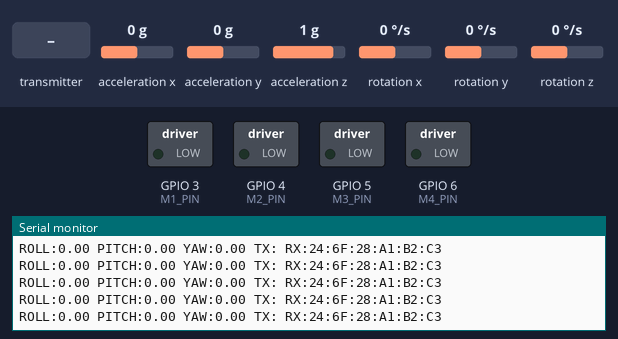
A sketch run on a simulated ESP32-C3. On the bench: switched loads named in the sketch (green lamp = pin HIGH), the last lines printed to the serial monitor. Wiring (inferred from the names in the program): MPU-6050 motion sensor at I2C address 0x68. The test bench sets the inputs (shaded band); at power-on: acceleration x 0 g, acceleration y 0 g, acceleration z 1 g, rotation x 0 °/s, rotation y 0 °/s, rotation z 0 °/s. EEPROM starts erased.

Above: at 6.0 s.
6.1 s: the transmitter starts sending ch.0 = 0
At 6.43 s:
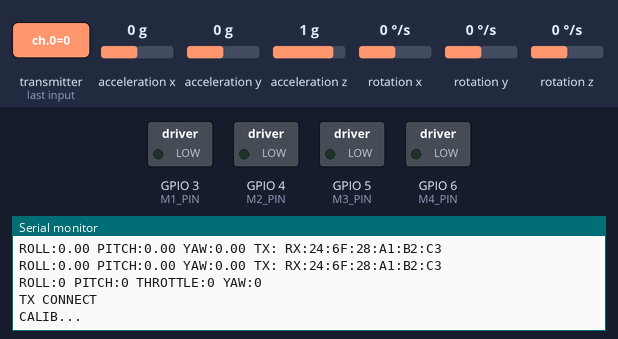
At 6.93 s:
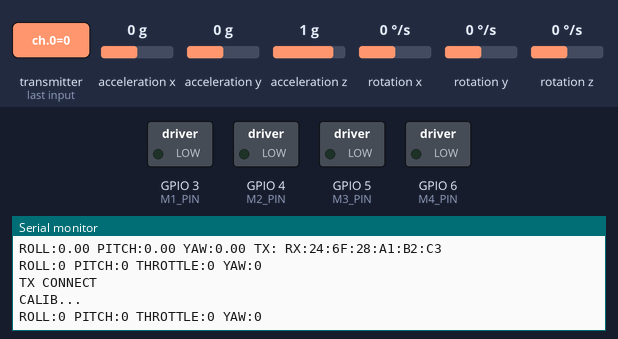

The sketch:

DIY_RX_ESP32_SUPERMINI_C3_V1.ino
```cpp
// ============================================================
// ESP32-C3 DRONE RX FULL FIX
// FULL FEATURES + FULL UI + REALTIME VALUES
// ONLY LIB:
// Arduino.h
// WiFi.h
// esp_now.h
// WebServer.h
// WebSocketsServer.h
// Preferences.h
// Wire.h
// ============================================================

#include <Arduino.h>
#include <WiFi.h>
#include <esp_now.h>
#include <WebServer.h>
#include <WebSocketsServer.h>
#include <Preferences.h>
#include <Wire.h>

// ============================================================
// WIFI
// ============================================================

WebServer server(80);
WebSocketsServer ws(81);
Preferences prefs;

// ============================================================
// MPU6050
// ============================================================

#define MPU_ADDR 0x68

int SDA_PIN = 8;
int SCL_PIN = 9;

// ============================================================
// MOTOR
// ============================================================

#define M1_PIN 3
#define M2_PIN 4
#define M3_PIN 5
#define M4_PIN 6

int PWM_MIN = 80;
int PWM_MAX = 255;

// ============================================================
// MOTOR POSITION
// ============================================================

int POSITION_M1 = 0;
int POSITION_M2 = 1;
int POSITION_M3 = 2;
int POSITION_M4 = 3;

// ============================================================
// MOTOR TRIM
// ============================================================

int TrimM1 = 0;
int TrimM2 = 0;
int TrimM3 = 0;
int TrimM4 = 0;

// ============================================================
// SENSOR
// ============================================================

float roll = 0;
float pitch = 0;
float yaw = 0;

float gxOffset = 0;
float gyOffset = 0;
float gzOffset = 0;

float rollOffset = 0;
float pitchOffset = 0;

// ============================================================
// RX DATA
// ============================================================

typedef struct {
  uint16_t ch[4];
} RXData;

RXData rx;

// ============================================================
// MAC
// ============================================================

String rxMAC = "";
String txMAC = "";

// ============================================================
// FAILSAFE
// ============================================================

unsigned long lastRX = 0;
bool rxFail = true;
bool prevFail = true;

// ============================================================
// PID
// ============================================================

struct PID{

  float kp;
  float ki;
  float kd;

  float integral;
  float lastError;
};

PID pidRoll;
PID pidPitch;
PID pidYaw;

// ============================================================
// TIMER
// ============================================================

unsigned long lastMicros = 0;

// ============================================================
// HTML
// ============================================================

const char HTML[] PROGMEM = R"rawliteral(

<!DOCTYPE html>
<html>

<head>

<meta charset="utf-8">
<meta name="viewport" content="width=device-width,initial-scale=1">

<title>ESP32 DRONE RX</title>

<style>

body{
  margin:0;
  background:#0f172a;
  color:white;
  font-family:Arial;
  padding:10px;
}

.card{
  background:#1e293b;
  border-radius:14px;
  padding:12px;
  margin-bottom:10px;
}

.title{
  font-size:18px;
  font-weight:bold;
  margin-bottom:10px;
}

.bar{
  width:100%;
  height:14px;
  background:#334155;
  border-radius:8px;
  overflow:hidden;
  margin-bottom:8px;
}

.fill{
  height:100%;
  width:0%;
  background:#00e5ff;
}

.motor{
  background:#ff5252;
}

.val{
  color:#00e5ff;
  font-weight:bold;
}

input{
  width:100%;
  padding:8px;
  border:none;
  border-radius:8px;
  background:#111827;
  color:white;
  margin-top:4px;
  margin-bottom:8px;
  box-sizing:border-box;
}

button{
  width:100%;
  border:none;
  border-radius:10px;
  padding:10px;
  background:#00c853;
  color:white;
  font-weight:bold;
  margin-top:8px;
}

#status{
  text-align:center;
  font-size:24px;
  font-weight:bold;
  margin-bottom:10px;
}

.grid{
  display:grid;
  grid-template-columns:1fr 1fr;
  gap:10px;
}

</style>

</head>

<body>

<div id="status">
FAILSAFE
</div>

<div class="card">

<div class="title">
MAC
</div>

<div>
RX:
<span class="val" id="rxmac">
-
</span>
</div>

<div>
TX:
<span class="val" id="txmac">
-
</span>
</div>

</div>

<div class="card">

<div class="title">
SENSOR
</div>

<div>
ROLL:
<span class="val" id="roll">
0
</span>
</div>

<div>
PITCH:
<span class="val" id="pitch">
0
</span>
</div>

<div>
YAW:
<span class="val" id="yaw">
0
</span>
</div>

</div>

<div class="card">

<div class="title">
CHANNEL
</div>

ROLL
<div class="bar">
<div class="fill" id="c1"></div>
</div>

PITCH
<div class="bar">
<div class="fill" id="c2"></div>
</div>

THROTTLE
<div class="bar">
<div class="fill" id="c3"></div>
</div>

YAW
<div class="bar">
<div class="fill" id="c4"></div>
</div>

</div>

<div class="card">

<div class="title">
MOTORS
</div>

M1
<div class="bar">
<div class="fill motor" id="m1"></div>
</div>

M2
<div class="bar">
<div class="fill motor" id="m2"></div>
</div>

M3
<div class="bar">
<div class="fill motor" id="m3"></div>
</div>

M4
<div class="bar">
<div class="fill motor" id="m4"></div>
</div>

</div>

<div class="card">

<div class="title">
PWM MIN/MAX
</div>

PWM MIN
<input id="pmin">

PWM MAX
<input id="pmax">

<button onclick="savePWM()">
SAVE PWM
</button>

</div>

<div class="card">

<div class="title">
PID
</div>

ROLL KP
<input id="rkp">

ROLL KI
<input id="rki">

ROLL KD
<input id="rkd">

PITCH KP
<input id="pkp">

PITCH KI
<input id="pki">

PITCH KD
<input id="pkd">

YAW KP
<input id="ykp">

YAW KI
<input id="yki">

YAW KD
<input id="ykd">

<button onclick="savePID()">
SAVE PID
</button>

</div>

<div class="card">

<div class="title">
CALIBRATE
</div>

<button onclick="calib()">
CALIB SENSOR
</button>

</div>

<script>

function el(id){
  return document.getElementById(id);
}

function setBar(id,v){

  v=Math.max(0,Math.min(100,v));

  el(id).style.width=v+"%";
}

let ws;

function connectWS(){

  ws=new WebSocket(
    "ws://"+location.hostname+":81/"
  );

  ws.onopen=function(){

    console.log("WS CONNECT");
  };

  ws.onclose=function(){

    console.log("WS CLOSE");

    setTimeout(connectWS,1000);
  };

  ws.onerror=function(e){

    console.log(e);
  };

  ws.onmessage=function(e){

    let d=JSON.parse(e.data);

    // =========================
    // STATUS
    // =========================

    if(d.fail){

      el("status").innerText="FAILSAFE";
      el("status").style.color="red";

    }else{

      el("status").innerText="CONNECTED";
      el("status").style.color="lime";
    }

    // =========================
    // MAC
    // =========================

    el("rxmac").innerText=d.rxmac || "-";
    el("txmac").innerText=d.txmac || "-";

    // =========================
    // SENSOR
    // =========================

    el("roll").innerText=d.roll;
    el("pitch").innerText=d.pitch;
    el("yaw").innerText=d.yaw;

    // =========================
    // CHANNEL
    // =========================

    setBar("c1",(d.ch1-1000)/10);
    setBar("c2",(d.ch2-1000)/10);
    setBar("c3",(d.ch3-1000)/10);
    setBar("c4",(d.ch4-1000)/10);

    // =========================
    // MOTOR
    // =========================

    setBar("m1",d.m1/2.55);
    setBar("m2",d.m2/2.55);
    setBar("m3",d.m3/2.55);
    setBar("m4",d.m4/2.55);

    // =========================
    // INIT
    // =========================

    if(!window.init){

      el("pmin").value=d.pwmMin;
      el("pmax").value=d.pwmMax;

      el("rkp").value=d.rkp;
      el("rki").value=d.rki;
      el("rkd").value=d.rkd;

      el("pkp").value=d.pkp;
      el("pki").value=d.pki;
      el("pkd").value=d.pkd;

      el("ykp").value=d.ykp;
      el("yki").value=d.yki;
      el("ykd").value=d.ykd;

      window.init=true;
    }
  };
}

function savePWM(){

  ws.send(
    "PWM|"+
    el("pmin").value+"|"+
    el("pmax").value
  );
}

function savePID(){

  ws.send(
    "PID|"+

    el("rkp").value+","+
    el("rki").value+","+
    el("rkd").value+"|"+

    el("pkp").value+","+
    el("pki").value+","+
    el("pkd").value+"|"+

    el("ykp").value+","+
    el("yki").value+","+
    el("ykd").value
  );
}

function calib(){

  ws.send("CALIB");
}

connectWS();

</script>

</body>
</html>

)rawliteral";

// ============================================================
// READ MPU
// ============================================================

int16_t read16(uint8_t reg){

  Wire.beginTransmission(MPU_ADDR);
  Wire.write(reg);
  Wire.endTransmission(false);

  Wire.requestFrom(MPU_ADDR,2);

  return (Wire.read()<<8) | Wire.read();
}

// ============================================================
// MOTOR INIT
// ============================================================

void motorInit(){

  ledcSetup(0,400,8);
  ledcAttachPin(M1_PIN,0);

  ledcSetup(1,400,8);
  ledcAttachPin(M2_PIN,1);

  ledcSetup(2,400,8);
  ledcAttachPin(M3_PIN,2);

  ledcSetup(3,400,8);
  ledcAttachPin(M4_PIN,3);
}

// ============================================================
// MOTOR
// ============================================================

void setMotor(int ch,int pwm){

  pwm=constrain(pwm,0,255);

  ledcWrite(ch,pwm);
}

// ============================================================
// PID
// ============================================================

float computePID(
  PID &pid,
  float setpoint,
  float input,
  float dt
){

  float error=setpoint-input;

  pid.integral += error*dt;

  pid.integral=
    constrain(
      pid.integral,
      -50,
      50
    );

  float derivative=
    (error-pid.lastError)/dt;

  pid.lastError=error;

  return
    pid.kp*error +
    pid.ki*pid.integral +
    pid.kd*derivative;
}

// ============================================================
// CALIBRATE
// ============================================================

void calibrateSensor(){

  Serial.println("CALIB...");

  long gx=0;
  long gy=0;
  long gz=0;

  long ax=0;
  long ay=0;
  long az=0;

  for(int i=0;i<1000;i++){

    gx += read16(0x43);
    gy += read16(0x45);
    gz += read16(0x47);

    ax += read16(0x3B);
    ay += read16(0x3D);
    az += read16(0x3F);

    delay(2);
  }

  gxOffset=gx/1000.0;
  gyOffset=gy/1000.0;
  gzOffset=gz/1000.0;

  float axf=ax/1000.0/16384.0;
  float ayf=ay/1000.0/16384.0;
  float azf=az/1000.0/16384.0;

  rollOffset=
    atan2(ayf,azf)*57.2958;

  pitchOffset=
    atan2(
      -axf,
      sqrt(ayf*ayf+azf*azf)
    )*57.2958;

  roll=0;
  pitch=0;
  yaw=0;

  Serial.println("CALIB DONE");
}

// ============================================================
// ESP NOW RX
// ============================================================

void onRecv(
  const uint8_t *mac,
  const uint8_t *incomingData,
  int len
){

  memcpy(&rx,incomingData,sizeof(rx));

  lastRX=millis();

  txMAC="";

  for(int i=0;i<6;i++){

    char buf[4];

    sprintf(buf,"%02X",mac[i]);

    txMAC += buf;

    if(i<5){
      txMAC += ":";
    }
  }

  Serial.print("ROLL:");
  Serial.print(rx.ch[0]);

  Serial.print(" PITCH:");
  Serial.print(rx.ch[1]);

  Serial.print(" THROTTLE:");
  Serial.print(rx.ch[2]);

  Serial.print(" YAW:");
  Serial.println(rx.ch[3]);
}

// ============================================================
// WS EVENT
// ============================================================

void onWs(
  uint8_t num,
  WStype_t type,
  uint8_t *payload,
  size_t len
){

  if(type!=WStype_TEXT){
    return;
  }

  String msg=(char*)payload;

  // ==========================================================
  // CALIB
  // ==========================================================

  if(msg=="CALIB"){

    calibrateSensor();

    return;
  }

  // ==========================================================
  // PWM
  // ==========================================================

  if(msg.startsWith("PWM|")){

    int p1=msg.indexOf('|');
    int p2=msg.indexOf('|',p1+1);

    PWM_MIN=
      msg.substring(p1+1,p2).toInt();

    PWM_MAX=
      msg.substring(p2+1).toInt();

    prefs.begin("cfg",false);

    prefs.putInt("pmin",PWM_MIN);
    prefs.putInt("pmax",PWM_MAX);

    prefs.end();

    return;
  }

  // ==========================================================
  // PID
  // ==========================================================

  if(msg.startsWith("PID|")){

    String d=msg.substring(4);

    int a=d.indexOf('|');
    int b=d.indexOf('|',a+1);

    String r=d.substring(0,a);
    String p=d.substring(a+1,b);
    String y=d.substring(b+1);

    pidRoll.kp=
      r.substring(0,r.indexOf(',')).toFloat();

    pidRoll.ki=
      r.substring(
        r.indexOf(',')+1,
        r.lastIndexOf(',')
      ).toFloat();

    pidRoll.kd=
      r.substring(
        r.lastIndexOf(',')+1
      ).toFloat();

    pidPitch.kp=
      p.substring(0,p.indexOf(',')).toFloat();

    pidPitch.ki=
      p.substring(
        p.indexOf(',')+1,
        p.lastIndexOf(',')
      ).toFloat();

    pidPitch.kd=
      p.substring(
        p.lastIndexOf(',')+1
      ).toFloat();

    pidYaw.kp=
      y.substring(0,y.indexOf(',')).toFloat();

    pidYaw.ki=
      y.substring(
        y.indexOf(',')+1,
        y.lastIndexOf(',')
      ).toFloat();

    pidYaw.kd=
      y.substring(
        y.lastIndexOf(',')+1
      ).toFloat();

    prefs.begin("cfg",false);

    prefs.putFloat("rkp",pidRoll.kp);
    prefs.putFloat("rki",pidRoll.ki);
    prefs.putFloat("rkd",pidRoll.kd);

    prefs.putFloat("pkp",pidPitch.kp);
    prefs.putFloat("pki",pidPitch.ki);
    prefs.putFloat("pkd",pidPitch.kd);

    prefs.putFloat("ykp",pidYaw.kp);
    prefs.putFloat("yki",pidYaw.ki);
    prefs.putFloat("ykd",pidYaw.kd);

    prefs.end();
  }
}

// ============================================================
// SETUP
// ============================================================

void setup(){

  Serial.begin(115200);

  WiFi.mode(WIFI_AP_STA);

  WiFi.softAP(
    "ESP32-DRONE",
    "12345678"
  );

  rxMAC=WiFi.macAddress();

  Wire.setPins(
    SDA_PIN,
    SCL_PIN
  );

  Wire.begin();

  // MPU WAKEUP

  Wire.beginTransmission(MPU_ADDR);
  Wire.write(0x6B);
  Wire.write(0);
  Wire.endTransmission();

  // ==========================================================
  // LOAD PREFS
  // ==========================================================

  prefs.begin("cfg",true);

  PWM_MIN=
    prefs.getInt("pmin",80);

  PWM_MAX=
    prefs.getInt("pmax",255);

  pidRoll.kp=
    prefs.getFloat("rkp",3.0);

  pidRoll.ki=
    prefs.getFloat("rki",0.0);

  pidRoll.kd=
    prefs.getFloat("rkd",1.0);

  pidPitch.kp=
    prefs.getFloat("pkp",3.0);

  pidPitch.ki=
    prefs.getFloat("pki",0.0);

  pidPitch.kd=
    prefs.getFloat("pkd",1.0);

  pidYaw.kp=
    prefs.getFloat("ykp",2.0);

  pidYaw.ki=
    prefs.getFloat("yki",0.0);

  pidYaw.kd=
    prefs.getFloat("ykd",0.0);

  prefs.end();

  // ==========================================================
  // MOTOR
  // ==========================================================

  motorInit();

  // ==========================================================
  // CALIB
  // ==========================================================

  calibrateSensor();

  // ==========================================================
  // ESP NOW
  // ==========================================================

  if(esp_now_init()!=ESP_OK){

    Serial.println("ESP NOW ERROR");

    return;
  }

  esp_now_register_recv_cb(onRecv);

  // ==========================================================
  // WEB
  // ==========================================================

  server.on("/",[](){

    server.send_P(
      200,
      "text/html",
      HTML
    );
  });

  server.begin();

  ws.begin();

  ws.onEvent(onWs);

  Serial.println("READY");
}

// ============================================================
// LOOP
// ============================================================

void loop(){

  server.handleClient();

  ws.loop();

  // ==========================================================
  // DT
  // ==========================================================

  float dt=
    (micros()-lastMicros)*1e-6;

  lastMicros=micros();

  if(dt<=0 || dt>0.05){
    dt=0.01;
  }

  // ==========================================================
  // FAILSAFE
  // ==========================================================

  rxFail=
    millis()-lastRX > 100;

  // ==========================================================
  // AUTO CALIB
  // ==========================================================

  if(prevFail && !rxFail){

    Serial.println("TX CONNECT");

    calibrateSensor();
  }

  prevFail=rxFail;

  // ==========================================================
  // SENSOR
  // ==========================================================

  float gyroX=
    (read16(0x43)-gxOffset)/131.0;

  float gyroY=
    (read16(0x45)-gyOffset)/131.0;

  float gyroZ=
    (read16(0x47)-gzOffset)/131.0;

  float accX=
    read16(0x3B)/16384.0;

  float accY=
    read16(0x3D)/16384.0;

  float accZ=
    read16(0x3F)/16384.0;

  float accRoll=
    atan2(accY,accZ)
    *57.2958
    - rollOffset;

  float accPitch=
    atan2(
      -accX,
      sqrt(accY*accY+accZ*accZ)
    )*57.2958
    - pitchOffset;

  roll=
    0.98*(roll+gyroX*dt)
    +0.02*accRoll;

  pitch=
    0.98*(pitch+gyroY*dt)
    +0.02*accPitch;

  yaw += gyroZ*dt;

  // ==========================================================
  // CHANNEL
  // ==========================================================

  float rollSet=
    (rx.ch[0]-1500)/100.0;

  float pitchSet=
    (rx.ch[1]-1500)/100.0;

  float throttle=
    map(
      rx.ch[2],
      1000,
      2000,
      PWM_MIN,
      PWM_MAX
    );

  float yawSet=
    (rx.ch[3]-1500)/100.0;

  // ==========================================================
  // PID
  // ==========================================================

  float rOut=
    computePID(
      pidRoll,
      rollSet,
      roll,
      dt
    );

  float pOut=
    computePID(
      pidPitch,
      pitchSet,
      pitch,
      dt
    );

  float yOut=
    computePID(
      pidYaw,
      yawSet,
      yaw,
      dt
    );

  // ==========================================================
  // MIXER
  // ==========================================================

  int m1=
    throttle
    -pOut
    +rOut
    -yOut
    +TrimM1;

  int m2=
    throttle
    -pOut
    -rOut
    +yOut
    +TrimM2;

  int m3=
    throttle
    +pOut
    -rOut
    -yOut
    +TrimM3;

  int m4=
    throttle
    +pOut
    +rOut
    +yOut
    +TrimM4;

  m1=constrain(m1,0,255);
  m2=constrain(m2,0,255);
  m3=constrain(m3,0,255);
  m4=constrain(m4,0,255);

  // ==========================================================
  // FAILSAFE STOP
  // ==========================================================

  if(rxFail){

    m1=0;
    m2=0;
    m3=0;
    m4=0;
  }

  // ==========================================================
  // MOTOR
  // ==========================================================

  setMotor(POSITION_M1,m1);
  setMotor(POSITION_M2,m2);
  setMotor(POSITION_M3,m3);
  setMotor(POSITION_M4,m4);

  // ==========================================================
  // SERIAL
  // ==========================================================

  Serial.print("ROLL:");
  Serial.print(roll);

  Serial.print(" PITCH:");
  Serial.print(pitch);

  Serial.print(" YAW:");
  Serial.print(yaw);

  Serial.print(" TX:");
  Serial.print(txMAC);

  Serial.print(" RX:");
  Serial.println(rxMAC);

  // ==========================================================
  // JSON
  // ==========================================================

  String j="{";

  j+="\"fail\":"+String(rxFail)+",";

  j+="\"roll\":"+String(roll,1)+",";
  j+="\"pitch\":"+String(pitch,1)+",";
  j+="\"yaw\":"+String(yaw,1)+",";

  j+="\"rxmac\":\""+rxMAC+"\",";
  j+="\"txmac\":\""+txMAC+"\",";

  j+="\"ch1\":"+String(rx.ch[0])+",";
  j+="\"ch2\":"+String(rx.ch[1])+",";
  j+="\"ch3\":"+String(rx.ch[2])+",";
  j+="\"ch4\":"+String(rx.ch[3])+",";

  j+="\"m1\":"+String(m1)+",";
  j+="\"m2\":"+String(m2)+",";
  j+="\"m3\":"+String(m3)+",";
  j+="\"m4\":"+String(m4)+",";

  j+="\"pwmMin\":"+String(PWM_MIN)+",";
  j+="\"pwmMax\":"+String(PWM_MAX)+",";

  j+="\"rkp\":"+String(pidRoll.kp)+",";
  j+="\"rki\":"+String(pidRoll.ki)+",";
  j+="\"rkd\":"+String(pidRoll.kd)+",";

  j+="\"pkp\":"+String(pidPitch.kp)+",";
  j+="\"pki\":"+String(pidPitch.ki)+",";
  j+="\"pkd\":"+String(pidPitch.kd)+",";

  j+="\"ykp\":"+String(pidYaw.kp)+",";
  j+="\"yki\":"+String(pidYaw.ki)+",";
  j+="\"ykd\":"+String(pidYaw.kd);

  j+="}";

  ws.broadcastTXT(j);

  delay(5);
}
```

Measured:
- after the input at 6.1 s, the serial monitor: prints a new line at once (image 1)
